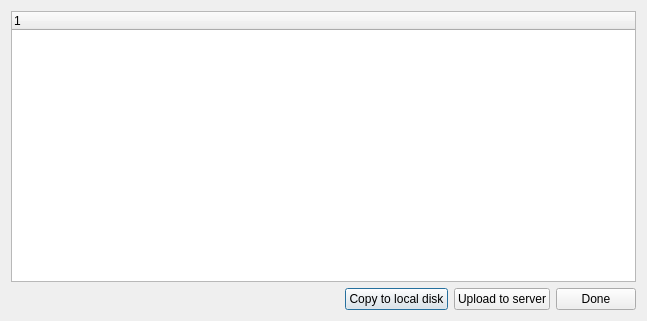
<?xml version="1.0" encoding="UTF-8"?>
<ui version="4.0">
 <class>PrvUploadDialog</class>
 <widget class="QDialog" name="PrvUploadDialog">
  <property name="geometry">
   <rect>
    <x>0</x>
    <y>0</y>
    <width>647</width>
    <height>321</height>
   </rect>
  </property>
  <property name="windowTitle">
   <string>Dialog</string>
  </property>
  <layout class="QVBoxLayout" name="verticalLayout">
   <item>
    <widget class="QTreeWidget" name="tree">
     <column>
      <property name="text">
       <string notr="true">1</string>
      </property>
     </column>
    </widget>
   </item>
   <item>
    <layout class="QHBoxLayout" name="horizontalLayout_2">
     <item>
      <spacer name="horizontalSpacer">
       <property name="orientation">
        <enum>Qt::Horizontal</enum>
       </property>
       <property name="sizeHint" stdset="0">
        <size>
         <width>40</width>
         <height>20</height>
        </size>
       </property>
      </spacer>
     </item>
     <item>
      <widget class="QPushButton" name="btn_copy_to_local_disk">
       <property name="text">
        <string>Copy to local disk</string>
       </property>
      </widget>
     </item>
     <item>
      <widget class="QPushButton" name="btn_upload_to_server">
       <property name="text">
        <string>Upload to server</string>
       </property>
      </widget>
     </item>
     <item>
      <widget class="QPushButton" name="btn_done">
       <property name="text">
        <string>Done</string>
       </property>
      </widget>
     </item>
    </layout>
   </item>
  </layout>
 </widget>
 <resources/>
 <connections/>
</ui>
